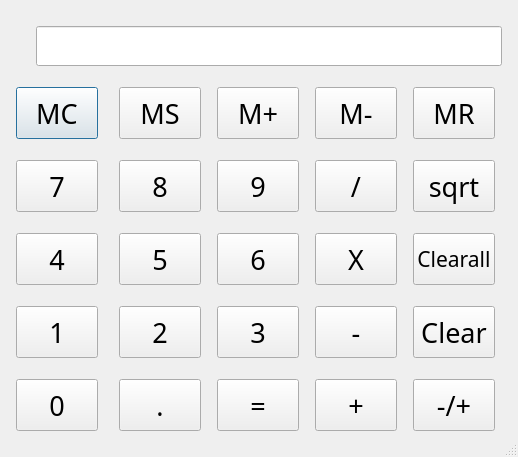
<?xml version="1.0" encoding="UTF-8"?>
<ui version="4.0">
 <class>Dialog</class>
 <widget class="QDialog" name="Dialog">
  <property name="geometry">
   <rect>
    <x>0</x>
    <y>0</y>
    <width>518</width>
    <height>457</height>
   </rect>
  </property>
  <property name="windowTitle">
   <string>Dialog</string>
  </property>
  <property name="sizeGripEnabled">
   <bool>true</bool>
  </property>
  <layout class="QGridLayout" name="gridLayout">
   <item row="1" column="0">
    <widget class="QPushButton" name="clearMemoryButton">
     <property name="minimumSize">
      <size>
       <width>82</width>
       <height>52</height>
      </size>
     </property>
     <property name="maximumSize">
      <size>
       <width>82</width>
       <height>52</height>
      </size>
     </property>
     <property name="font">
      <font>
       <family>微軟正黑體</family>
       <pointsize>20</pointsize>
      </font>
     </property>
     <property name="text">
      <string>MC</string>
     </property>
    </widget>
   </item>
   <item row="2" column="3">
    <widget class="QPushButton" name="divisionButton">
     <property name="minimumSize">
      <size>
       <width>82</width>
       <height>52</height>
      </size>
     </property>
     <property name="maximumSize">
      <size>
       <width>82</width>
       <height>52</height>
      </size>
     </property>
     <property name="font">
      <font>
       <family>微軟正黑體</family>
       <pointsize>20</pointsize>
      </font>
     </property>
     <property name="text">
      <string>/</string>
     </property>
    </widget>
   </item>
   <item row="4" column="0">
    <widget class="QPushButton" name="one">
     <property name="minimumSize">
      <size>
       <width>82</width>
       <height>52</height>
      </size>
     </property>
     <property name="maximumSize">
      <size>
       <width>82</width>
       <height>52</height>
      </size>
     </property>
     <property name="font">
      <font>
       <family>微軟正黑體</family>
       <pointsize>20</pointsize>
      </font>
     </property>
     <property name="text">
      <string>1</string>
     </property>
    </widget>
   </item>
   <item row="3" column="2">
    <widget class="QPushButton" name="six">
     <property name="minimumSize">
      <size>
       <width>82</width>
       <height>52</height>
      </size>
     </property>
     <property name="maximumSize">
      <size>
       <width>82</width>
       <height>52</height>
      </size>
     </property>
     <property name="font">
      <font>
       <family>微軟正黑體</family>
       <pointsize>20</pointsize>
      </font>
     </property>
     <property name="text">
      <string>6</string>
     </property>
    </widget>
   </item>
   <item row="4" column="4">
    <widget class="QPushButton" name="clearButton">
     <property name="minimumSize">
      <size>
       <width>82</width>
       <height>52</height>
      </size>
     </property>
     <property name="maximumSize">
      <size>
       <width>82</width>
       <height>52</height>
      </size>
     </property>
     <property name="font">
      <font>
       <family>微軟正黑體</family>
       <pointsize>20</pointsize>
      </font>
     </property>
     <property name="text">
      <string>Clear</string>
     </property>
    </widget>
   </item>
   <item row="3" column="1">
    <widget class="QPushButton" name="five">
     <property name="minimumSize">
      <size>
       <width>82</width>
       <height>52</height>
      </size>
     </property>
     <property name="maximumSize">
      <size>
       <width>82</width>
       <height>52</height>
      </size>
     </property>
     <property name="font">
      <font>
       <family>微軟正黑體</family>
       <pointsize>20</pointsize>
      </font>
     </property>
     <property name="text">
      <string>5</string>
     </property>
    </widget>
   </item>
   <item row="2" column="0">
    <widget class="QPushButton" name="seven">
     <property name="minimumSize">
      <size>
       <width>82</width>
       <height>52</height>
      </size>
     </property>
     <property name="maximumSize">
      <size>
       <width>82</width>
       <height>52</height>
      </size>
     </property>
     <property name="font">
      <font>
       <family>微軟正黑體</family>
       <pointsize>20</pointsize>
      </font>
     </property>
     <property name="text">
      <string>7</string>
     </property>
    </widget>
   </item>
   <item row="5" column="3">
    <widget class="QPushButton" name="plusButton">
     <property name="minimumSize">
      <size>
       <width>82</width>
       <height>52</height>
      </size>
     </property>
     <property name="maximumSize">
      <size>
       <width>82</width>
       <height>52</height>
      </size>
     </property>
     <property name="font">
      <font>
       <family>微軟正黑體</family>
       <pointsize>20</pointsize>
      </font>
     </property>
     <property name="text">
      <string>+</string>
     </property>
    </widget>
   </item>
   <item row="2" column="2">
    <widget class="QPushButton" name="nine">
     <property name="minimumSize">
      <size>
       <width>82</width>
       <height>52</height>
      </size>
     </property>
     <property name="maximumSize">
      <size>
       <width>82</width>
       <height>52</height>
      </size>
     </property>
     <property name="font">
      <font>
       <family>微軟正黑體</family>
       <pointsize>20</pointsize>
      </font>
     </property>
     <property name="text">
      <string>9</string>
     </property>
    </widget>
   </item>
   <item row="4" column="2">
    <widget class="QPushButton" name="three">
     <property name="minimumSize">
      <size>
       <width>82</width>
       <height>52</height>
      </size>
     </property>
     <property name="maximumSize">
      <size>
       <width>82</width>
       <height>52</height>
      </size>
     </property>
     <property name="font">
      <font>
       <family>微軟正黑體</family>
       <pointsize>20</pointsize>
      </font>
     </property>
     <property name="text">
      <string>3</string>
     </property>
    </widget>
   </item>
   <item row="5" column="1">
    <widget class="QPushButton" name="pointButton">
     <property name="minimumSize">
      <size>
       <width>82</width>
       <height>52</height>
      </size>
     </property>
     <property name="maximumSize">
      <size>
       <width>82</width>
       <height>52</height>
      </size>
     </property>
     <property name="font">
      <font>
       <family>微軟正黑體</family>
       <pointsize>20</pointsize>
      </font>
     </property>
     <property name="text">
      <string>.</string>
     </property>
    </widget>
   </item>
   <item row="5" column="0">
    <widget class="QPushButton" name="zero">
     <property name="minimumSize">
      <size>
       <width>82</width>
       <height>52</height>
      </size>
     </property>
     <property name="maximumSize">
      <size>
       <width>82</width>
       <height>52</height>
      </size>
     </property>
     <property name="font">
      <font>
       <family>微軟正黑體</family>
       <pointsize>20</pointsize>
      </font>
     </property>
     <property name="text">
      <string>0</string>
     </property>
    </widget>
   </item>
   <item row="4" column="1">
    <widget class="QPushButton" name="two">
     <property name="minimumSize">
      <size>
       <width>82</width>
       <height>52</height>
      </size>
     </property>
     <property name="maximumSize">
      <size>
       <width>82</width>
       <height>52</height>
      </size>
     </property>
     <property name="font">
      <font>
       <family>微軟正黑體</family>
       <pointsize>20</pointsize>
      </font>
     </property>
     <property name="text">
      <string>2</string>
     </property>
    </widget>
   </item>
   <item row="5" column="2">
    <widget class="QPushButton" name="equalButton">
     <property name="minimumSize">
      <size>
       <width>82</width>
       <height>52</height>
      </size>
     </property>
     <property name="maximumSize">
      <size>
       <width>82</width>
       <height>52</height>
      </size>
     </property>
     <property name="font">
      <font>
       <family>微軟正黑體</family>
       <pointsize>20</pointsize>
      </font>
     </property>
     <property name="text">
      <string>=</string>
     </property>
    </widget>
   </item>
   <item row="2" column="1">
    <widget class="QPushButton" name="eight">
     <property name="minimumSize">
      <size>
       <width>82</width>
       <height>52</height>
      </size>
     </property>
     <property name="maximumSize">
      <size>
       <width>82</width>
       <height>52</height>
      </size>
     </property>
     <property name="font">
      <font>
       <family>微軟正黑體</family>
       <pointsize>20</pointsize>
      </font>
     </property>
     <property name="text">
      <string>8</string>
     </property>
    </widget>
   </item>
   <item row="3" column="0">
    <widget class="QPushButton" name="four">
     <property name="minimumSize">
      <size>
       <width>82</width>
       <height>52</height>
      </size>
     </property>
     <property name="maximumSize">
      <size>
       <width>82</width>
       <height>52</height>
      </size>
     </property>
     <property name="font">
      <font>
       <family>微軟正黑體</family>
       <pointsize>20</pointsize>
      </font>
     </property>
     <property name="text">
      <string>4</string>
     </property>
    </widget>
   </item>
   <item row="4" column="3">
    <widget class="QPushButton" name="minusButton">
     <property name="minimumSize">
      <size>
       <width>82</width>
       <height>52</height>
      </size>
     </property>
     <property name="maximumSize">
      <size>
       <width>82</width>
       <height>52</height>
      </size>
     </property>
     <property name="font">
      <font>
       <family>微軟正黑體</family>
       <pointsize>20</pointsize>
      </font>
     </property>
     <property name="text">
      <string>-</string>
     </property>
    </widget>
   </item>
   <item row="5" column="4">
    <widget class="QPushButton" name="plusminusButton">
     <property name="minimumSize">
      <size>
       <width>82</width>
       <height>52</height>
      </size>
     </property>
     <property name="maximumSize">
      <size>
       <width>82</width>
       <height>52</height>
      </size>
     </property>
     <property name="font">
      <font>
       <family>微軟正黑體</family>
       <pointsize>20</pointsize>
      </font>
     </property>
     <property name="text">
      <string>-/+</string>
     </property>
    </widget>
   </item>
   <item row="3" column="3">
    <widget class="QPushButton" name="timesButton">
     <property name="minimumSize">
      <size>
       <width>82</width>
       <height>52</height>
      </size>
     </property>
     <property name="maximumSize">
      <size>
       <width>82</width>
       <height>52</height>
      </size>
     </property>
     <property name="font">
      <font>
       <family>微軟正黑體</family>
       <pointsize>20</pointsize>
      </font>
     </property>
     <property name="text">
      <string>X</string>
     </property>
    </widget>
   </item>
   <item row="2" column="4">
    <widget class="QPushButton" name="squareRootButton">
     <property name="minimumSize">
      <size>
       <width>82</width>
       <height>52</height>
      </size>
     </property>
     <property name="maximumSize">
      <size>
       <width>82</width>
       <height>52</height>
      </size>
     </property>
     <property name="font">
      <font>
       <family>微軟正黑體</family>
       <pointsize>20</pointsize>
      </font>
     </property>
     <property name="text">
      <string>sqrt</string>
     </property>
    </widget>
   </item>
   <item row="3" column="4">
    <widget class="QPushButton" name="clearAllButton">
     <property name="minimumSize">
      <size>
       <width>82</width>
       <height>52</height>
      </size>
     </property>
     <property name="maximumSize">
      <size>
       <width>82</width>
       <height>52</height>
      </size>
     </property>
     <property name="font">
      <font>
       <family>微軟正黑體</family>
       <pointsize>16</pointsize>
      </font>
     </property>
     <property name="text">
      <string>Clearall</string>
     </property>
    </widget>
   </item>
   <item row="1" column="1">
    <widget class="QPushButton" name="setMemoryButton">
     <property name="minimumSize">
      <size>
       <width>82</width>
       <height>52</height>
      </size>
     </property>
     <property name="maximumSize">
      <size>
       <width>82</width>
       <height>52</height>
      </size>
     </property>
     <property name="font">
      <font>
       <family>微軟正黑體</family>
       <pointsize>20</pointsize>
      </font>
     </property>
     <property name="text">
      <string>MS</string>
     </property>
    </widget>
   </item>
   <item row="1" column="2">
    <widget class="QPushButton" name="addToMemoryButton">
     <property name="minimumSize">
      <size>
       <width>82</width>
       <height>52</height>
      </size>
     </property>
     <property name="maximumSize">
      <size>
       <width>82</width>
       <height>52</height>
      </size>
     </property>
     <property name="font">
      <font>
       <family>微軟正黑體</family>
       <pointsize>20</pointsize>
      </font>
     </property>
     <property name="text">
      <string>M+</string>
     </property>
    </widget>
   </item>
   <item row="1" column="3">
    <widget class="QPushButton" name="lessToMemoryButton">
     <property name="minimumSize">
      <size>
       <width>82</width>
       <height>52</height>
      </size>
     </property>
     <property name="maximumSize">
      <size>
       <width>82</width>
       <height>52</height>
      </size>
     </property>
     <property name="font">
      <font>
       <family>微軟正黑體</family>
       <pointsize>20</pointsize>
      </font>
     </property>
     <property name="text">
      <string>M-</string>
     </property>
    </widget>
   </item>
   <item row="1" column="4">
    <widget class="QPushButton" name="readMemoryButton">
     <property name="minimumSize">
      <size>
       <width>82</width>
       <height>52</height>
      </size>
     </property>
     <property name="maximumSize">
      <size>
       <width>82</width>
       <height>52</height>
      </size>
     </property>
     <property name="font">
      <font>
       <family>微軟正黑體</family>
       <pointsize>20</pointsize>
      </font>
     </property>
     <property name="text">
      <string>MR</string>
     </property>
    </widget>
   </item>
   <item row="0" column="0" colspan="5">
    <widget class="QLineEdit" name="display">
     <property name="minimumSize">
      <size>
       <width>466</width>
       <height>40</height>
      </size>
     </property>
     <property name="maximumSize">
      <size>
       <width>466</width>
       <height>40</height>
      </size>
     </property>
     <property name="cursor">
      <cursorShape>IBeamCursor</cursorShape>
     </property>
     <property name="layoutDirection">
      <enum>Qt::RightToLeft</enum>
     </property>
     <property name="alignment">
      <set>Qt::AlignRight|Qt::AlignTrailing|Qt::AlignVCenter</set>
     </property>
    </widget>
   </item>
  </layout>
 </widget>
 <resources/>
 <connections/>
</ui>
